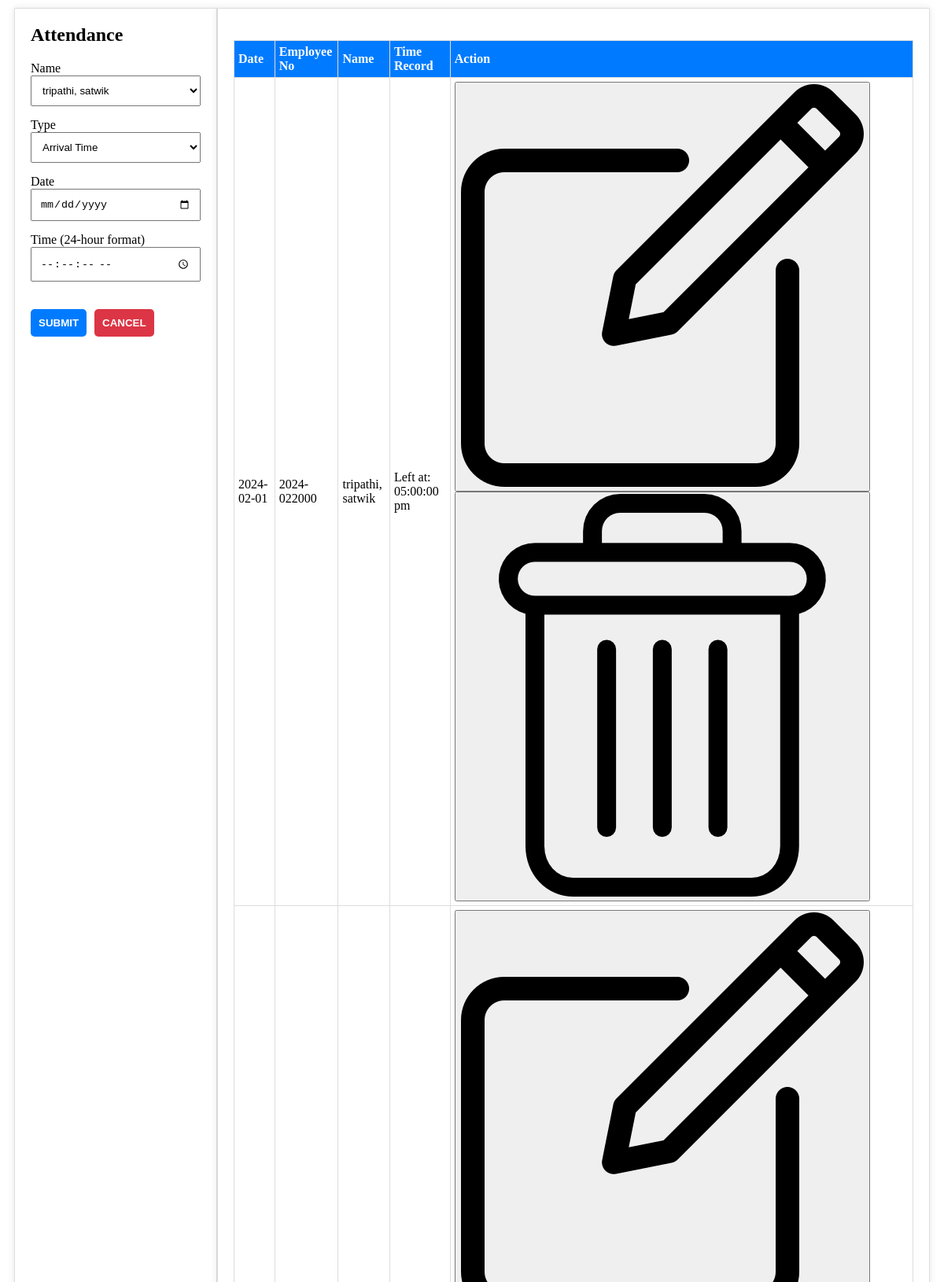
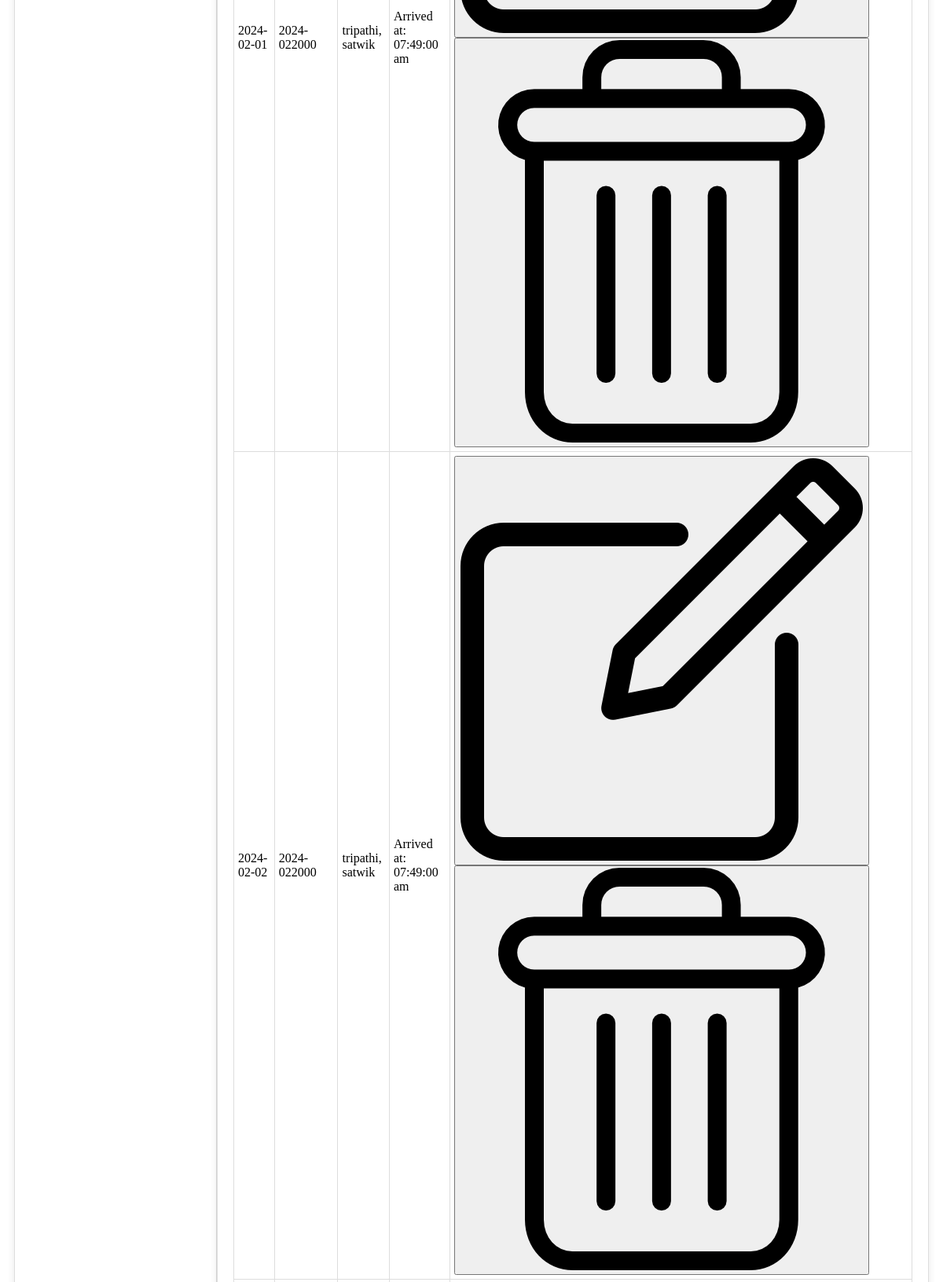
Screenshot of /attendance.php (upper part) with the database file from the repository (2 pictures, top to bottom).
### tables this page shows
CREATE TABLE `attendance` (
  `id` int(11) NOT NULL,
  `employee_id` int(20) NOT NULL,
  `log_type` tinyint(1) NOT NULL COMMENT '1= Arrival,2= Departure\r\n',
  `datetime_log` datetime NOT NULL DEFAULT current_timestamp(),
  `date_updated` datetime NOT NULL DEFAULT current_timestamp() ON UPDATE current_timestamp()
);

CREATE TABLE `employee` (
  `id` int(20) NOT NULL,
  `employee_no` varchar(100) NOT NULL,
  `firstname` varchar(50) NOT NULL,
  `middlename` varchar(20) NOT NULL,
  `lastname` varchar(50) NOT NULL,
  `department_id` int(30) NOT NULL,
  `position_id` int(30) NOT NULL,
  `salary` double NOT NULL
);

### attendance.php (the view, shortened to what this page needs)
<?php include 'dbconnect.php'; ?>
<!DOCTYPE html>
<html lang="en">
<head>
    <link rel="stylesheet" href="style.css">
</head>
<body>
    <div class="depmain">
        <div class="depleft">
            <div class="depleftup">Attendance</div>
            <form id="manage-attendance" method="post" name="data">
                <div class="depleftmid">
                    <label for="name">Name</label>
                    <select name="name" id="name">
                        <?php
                        $query = "SELECT employee.id, CONCAT(employee.lastname, ', ', employee.firstname, ' ', employee.middlename) AS ename FROM employee;";
                        $result = mysqli_query($conn, $query);
                        while ($row = mysqli_fetch_array($result)) {
                            echo "<option value='" . $row['id'] . "'>" . $row['ename'] . "</option>";
                        }
                        ?>
                    </select>
                    <label for="log_type">Type</label>
                    <select name="log_type" id="log_type">
                        <option value="1">Arrival Time</option>
                    </select>
                    <label for="date">Date</label>
                    <input type="date" name="date" id="date" required max="<?php echo date('Y-m-d'); ?>">
                    <label for="time">Time (24-hour format)</label>
                    <input type="time" name="time" id="time" required step="1">
                </div>
                <div class="depleftdown">
                    <input type="submit" name="submit">
                    <button type="button" onclick="reset()" name="Cancel">Cancel</button>
                </div>
            </form>
        </div>
        <br>
        <div class="depright">
            <table>
                <tr>
                    <th>Date</th>
                    <th>Employee No</th>
                    <th>Name</th>
                    <th>Time Record</th>
                    <th>Action</th>
                </tr>
                <tr>
                    <?php
                    $sql = "SELECT a.employee_id, e.employee_no, CONCAT(e.lastname, ', ', e.firstname, ' ', e.middlename) AS ename, DATE_FORMAT(a.datetime_log, '%Y-%m-%d') AS date, DATE_FORMAT(a.datetime_log, '%h:%i:%s') AS time, a.log_type, a.id FROM attendance a INNER JOIN employee e ON a.employee_id = e.id ORDER BY UNIX_TIMESTAMP(a.datetime_log) ASC;";
                    $result1 = mysqli_query($conn, $sql);
                    while ($row = mysqli_fetch_array($result1)) {
                        echo "<td>" . $row['date'] . "</td>";
                        echo "<td>" . $row['employee_no'] . "</td>";
                        echo "<td>" . $row['ename'] . "</td>";
                        echo "<td>";
                        if ($row['log_type'] == 1) {
                            echo "Arrived at: " . $row['time'] . " " . "am";
                        } else {
                            echo "Left at: " . $row['time'] . " " . "pm";
                        }
                    ?>
                        </td>
                        <td class="action-buttons">
                            <button data-id="<?php echo $row['id']; ?>" data-name="<?php echo htmlspecialchars($row['ename']); ?>" data-logtype="<?php echo $row['log_type']; ?>" data-date="<?php echo $row['date']; ?>" data-time="<?php echo $row['time']; ?>" id='edit_attendance'><img src="./icons/editing-modified.png" alt="Edit"></button>
                            <form method="post" onsubmit="return confirmDelete()">
                                <button type="submit" name="delete"><img src="./icons/delete-modified.png" alt="Delete"></button>
                            </form>
                        </td>
                </tr>
            <?php
                    }
            ?>
            </table>
        </div>
    </div>
</body>
</html>

### style.css (style rules this page uses)
.depmain { display: flex; justify-content: space-between; margin: 10px; border-radius: 20px; }
.depleft, .depright { padding: 20px; border: 1px solid #ddd; background-color: #fff; box-shadow: 0 0 10px rgba(0, 0, 0, 0.1); }
.depleft { flex: 0.2; }
.depright { flex: 0.8; }
.depleftup { font-size: 24px; font-weight: bold; margin-bottom: 20px; }
.depleftmid, .depleftdown { margin-bottom: 20px; }
.depleftmid input, .depleftmid textarea, select { width: 100%; padding: 10px; box-sizing: border-box; margin-bottom: 15px; }
.depleftdown { display: flex; align-items: center; }
.depleftdown input[type="submit"], .depleftdown button { padding: 10px; margin-right: 10px; cursor: pointer; border: none; color: #fff; font-weight: bold; text-transform: uppercase; border-radius: 5px; background-color: transparent; }
.depleftdown input[type="submit"] { background-color: #007bff; }
.depleftdown button { background-color: #dc3545; }
table { width: 100%; border-collapse: collapse; margin-top: 20px; }
th, td { padding: 5px; border: 1px solid #ddd; text-align: left; }
th { background-color: #007bff; color: #fff; }

### attendance.php (style rules this page uses)
.action-buttons button, form { display: inline-block; vertical-align: middle; }

### rows the page displays
attendance: date "2024-02-01", employee.employee_no "2024-022000", ename "tripathi, satwik", time "05:00:00"
attendance: date "2024-02-01", employee.employee_no "2024-022000", ename "tripathi, satwik", time "07:49:00"
attendance: date "2024-02-02", employee.employee_no "2024-022000", ename "tripathi, satwik", time "07:49:00"

### other values shown
form field name "tripathi, satwik"
